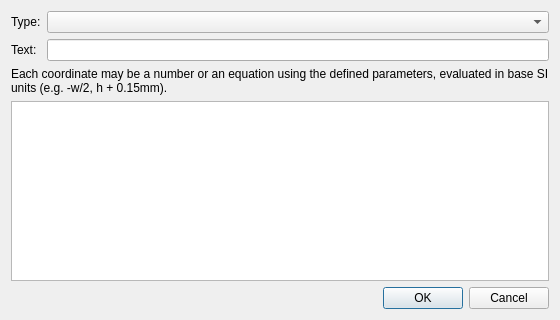
<?xml version="1.0" encoding="UTF-8"?>
<ui version="4.0">
 <class>LabelEditDialog</class>
 <widget class="QDialog" name="LabelEditDialog">
  <property name="windowModality">
   <enum>Qt::ApplicationModal</enum>
  </property>
  <property name="geometry">
   <rect>
    <x>0</x>
    <y>0</y>
    <width>560</width>
    <height>320</height>
   </rect>
  </property>
  <property name="windowTitle">
   <string>Edit Label</string>
  </property>
  <layout class="QVBoxLayout" name="verticalLayout">
   <item>
    <layout class="QFormLayout" name="formLayout">
     <item row="0" column="0">
      <widget class="QLabel" name="typeLabel">
       <property name="text">
        <string>Type:</string>
       </property>
      </widget>
     </item>
     <item row="0" column="1">
      <widget class="QComboBox" name="type"/>
     </item>
     <item row="1" column="0">
      <widget class="QLabel" name="textLabel">
       <property name="text">
        <string>Text:</string>
       </property>
      </widget>
     </item>
     <item row="1" column="1">
      <widget class="QLineEdit" name="labelText"/>
     </item>
    </layout>
   </item>
   <item>
    <widget class="QLabel" name="hint">
     <property name="text">
      <string>Each coordinate may be a number or an equation using the defined parameters, evaluated in base SI units (e.g. -w/2, h + 0.15mm).</string>
     </property>
     <property name="wordWrap">
      <bool>true</bool>
     </property>
    </widget>
   </item>
   <item>
    <widget class="QTableWidget" name="table">
     <property name="selectionBehavior">
      <enum>QAbstractItemView::SelectRows</enum>
     </property>
    </widget>
   </item>
   <item>
    <widget class="QDialogButtonBox" name="buttonBox">
     <property name="standardButtons">
      <set>QDialogButtonBox::Cancel|QDialogButtonBox::Ok</set>
     </property>
    </widget>
   </item>
  </layout>
 </widget>
 <resources/>
 <connections/>
</ui>
